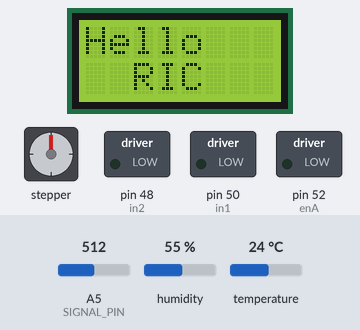
The sketch below on a simulated Arduino Mega 2560, built with avr-gcc and run on an emulated ATmega2560. Parts: 8×2 character LCD, stepper motor, switched loads named in the sketch (green lamp = pin HIGH). Inputs (shaded band) come from the test bench; at power-on: A5 (SIGNAL_PIN) = 512, humidity 55 %, temperature 24 °C. Stepper angles assume 2500 steps per turn; pins used as bus, display or sensor lines are not drawn; what the sketch prints to the serial monitor is not drawn.

Above: at 0.21 s.
At 2.68 s:
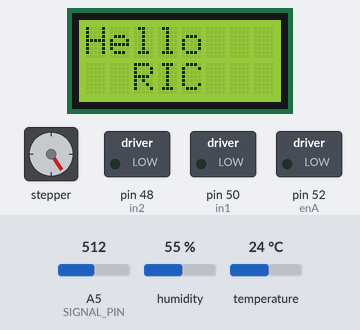
At 5.16 s:
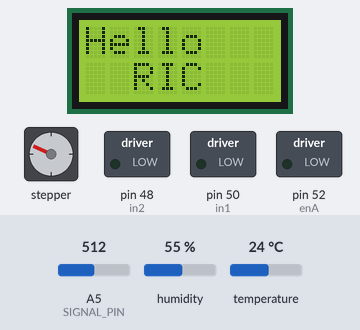
At 9.93 s:
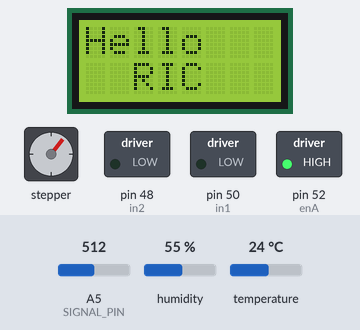
At 17.3 s:
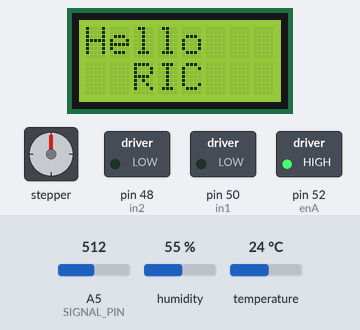
At 33.4 s:
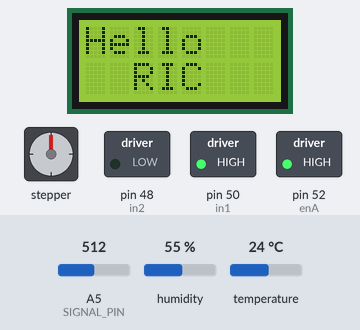
Timing chart, 0 to 40.0 s (numbered marks = the images above):
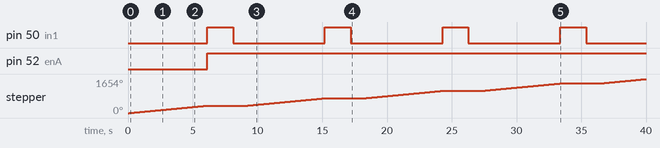

Measured:
- by itself, pin 50 (in1): alternates HIGH for 2.0 s and LOW for 7.1 s
- by itself, pin 52 (enA): LOW → HIGH at 6.1 s
- by itself, stepper: turns 360° clockwise in 6.0 s, repeating every 9.1 s

The sketch:

prototype.ino
```cpp
#include <LiquidCrystal.h>
#include <Stepper.h>
#include <dht.h>

dht DHT;
#define DHT11_PIN 13
//water sens
#define POWER_PIN 40
#define SIGNAL_PIN A5

//DC motor pins
int enA = 52;
int in1 = 50;
int in2 = 48;

//water snes
int value = 0;


// LCD pins <--> Arduino pins/ stepper
const int stepsPerRevolution = 2500;
const int RS = 12, EN = 11, D4 = 5, D5 = 4, D6 = 3, D7 = 2;

Stepper myStepper = Stepper(stepsPerRevolution, 26, 28, 30, 32);
LiquidCrystal lcd(RS, EN, D4, D5, D6, D7);

void setup()
{
lcd.begin(8, 2); // set up number of columns and rows
lcd.setCursor(0, 0); // move cursor to (0, 0)
lcd.print("Hello"); // print message at (0, 0)
lcd.setCursor(2, 1); // move cursor to (2, 1)
lcd.print("RIC"); // prpint message at (2, 1)

//DC motor setup
  pinMode(enA, OUTPUT);
	pinMode(in1, OUTPUT);
	pinMode(in2, OUTPUT);
	digitalWrite(in1, LOW);
	digitalWrite(in2, LOW);

  Serial.begin(9600);
//water
 pinMode(POWER_PIN, OUTPUT); // configure D7 pin as an OUTPUT
 digitalWrite (POWER_PIN, LOW);
}

void loop()
{
 digitalWrite (POWER_PIN, HIGH); // turn the sensor ON
 delay(10); // wait 10 milliseconds
 value = analogRead (SIGNAL_PIN); // read the analog value from sensor
 digitalWrite (POWER_PIN, LOW); // turn the sensor OFF
 Serial.print("water value: " );
 Serial.println(value);

myStepper.setSpeed(10);
myStepper.step(stepsPerRevolution);
directionControl();

int chk = DHT.read11(DHT11_PIN);
 Serial.print("Temperature = ");
 Serial.println(DHT.temperature);
 Serial.print("Humidity = ");
 Serial.println(DHT.humidity);
delay(1000);

}

void directionControl() {
  analogWrite(enA, 255);
  digitalWrite(in1, HIGH);
	digitalWrite(in2, LOW);
	delay(2000);
  digitalWrite(in1, LOW);
	digitalWrite(in2, LOW);
}
```
